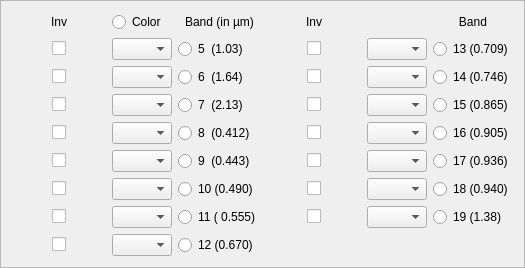
        <widget class="QFrame" name="tabWidgetMERSI">
         <property name="frameShape">
          <enum>QFrame::StyledPanel</enum>
         </property>
         <property name="frameShadow">
          <enum>QFrame::Raised</enum>
         </property>
         <layout class="QHBoxLayout" name="horizontalLayout_105">
          <item>
           <layout class="QGridLayout" name="gridLayout_6">
            <item row="0" column="1">
             <widget class="QRadioButton" name="rbColorMERSI">
              <property name="text">
               <string>Color</string>
              </property>
             </widget>
            </item>
            <item row="7" column="2">
             <widget class="QRadioButton" name="rbMERSI10">
              <property name="text">
               <string>10 (0.490)</string>
              </property>
             </widget>
            </item>
            <item row="2" column="3">
             <layout class="QHBoxLayout" name="horizontalLayout_114">
              <item>
               <spacer name="horizontalSpacer_165">
                <property name="orientation">
                 <enum>Qt::Horizontal</enum>
                </property>
                <property name="sizeHint" stdset="0">
                 <size>
                  <width>40</width>
                  <height>20</height>
                 </size>
                </property>
               </spacer>
              </item>
              <item>
               <widget class="QCheckBox" name="chkInverseMERSI13">
                <property name="text">
                 <string/>
                </property>
               </widget>
              </item>
              <item>
               <spacer name="horizontalSpacer_166">
                <property name="orientation">
                 <enum>Qt::Horizontal</enum>
                </property>
                <property name="sizeHint" stdset="0">
                 <size>
                  <width>40</width>
                  <height>20</height>
                 </size>
                </property>
               </spacer>
              </item>
             </layout>
            </item>
            <item row="2" column="5">
             <widget class="QRadioButton" name="rbMERSI13">
              <property name="text">
               <string>13 (0.709)</string>
              </property>
             </widget>
            </item>
            <item row="0" column="4">
             <spacer name="horizontalSpacer_173">
              <property name="orientation">
               <enum>Qt::Horizontal</enum>
              </property>
              <property name="sizeHint" stdset="0">
               <size>
                <width>40</width>
                <height>20</height>
               </size>
              </property>
             </spacer>
            </item>
            <item row="2" column="4">
             <widget class="QComboBox" name="cmbMERSI13">
              <property name="minimumSize">
               <size>
                <width>60</width>
                <height>0</height>
               </size>
              </property>
              <property name="maximumSize">
               <size>
                <width>60</width>
                <height>16777215</height>
               </size>
              </property>
             </widget>
            </item>
            <item row="0" column="2">
             <widget class="QLabel" name="label_65">
              <property name="text">
               <string>Band (in µm)</string>
              </property>
              <property name="alignment">
               <set>Qt::AlignCenter</set>
              </property>
             </widget>
            </item>
            <item row="7" column="5">
             <widget class="QRadioButton" name="rbMERSI18">
              <property name="text">
               <string>18 (0.940)</string>
              </property>
             </widget>
            </item>
            <item row="3" column="4">
             <widget class="QComboBox" name="cmbMERSI14">
              <property name="minimumSize">
               <size>
                <width>60</width>
                <height>0</height>
               </size>
              </property>
              <property name="maximumSize">
               <size>
                <width>60</width>
                <height>16777215</height>
               </size>
              </property>
             </widget>
            </item>
            <item row="4" column="0">
             <layout class="QHBoxLayout" name="horizontalLayout_119">
              <item>
               <spacer name="horizontalSpacer_176">
                <property name="orientation">
                 <enum>Qt::Horizontal</enum>
                </property>
                <property name="sizeHint" stdset="0">
                 <size>
                  <width>40</width>
                  <height>20</height>
                 </size>
                </property>
               </spacer>
              </item>
              <item>
               <widget class="QCheckBox" name="chkInverseMERSI7">
                <property name="text">
                 <string/>
                </property>
               </widget>
              </item>
              <item>
               <spacer name="horizontalSpacer_177">
                <property name="orientation">
                 <enum>Qt::Horizontal</enum>
                </property>
                <property name="sizeHint" stdset="0">
                 <size>
                  <width>40</width>
                  <height>20</height>
                 </size>
                </property>
               </spacer>
              </item>
             </layout>
            </item>
            <item row="7" column="0">
             <layout class="QHBoxLayout" name="horizontalLayout_112">
              <item>
               <spacer name="horizontalSpacer_161">
                <property name="orientation">
                 <enum>Qt::Horizontal</enum>
                </property>
                <property name="sizeHint" stdset="0">
                 <size>
                  <width>40</width>
                  <height>20</height>
                 </size>
                </property>
               </spacer>
              </item>
              <item>
               <widget class="QCheckBox" name="chkInverseMERSI10">
                <property name="text">
                 <string/>
                </property>
               </widget>
              </item>
              <item>
               <spacer name="horizontalSpacer_162">
                <property name="orientation">
                 <enum>Qt::Horizontal</enum>
                </property>
                <property name="sizeHint" stdset="0">
                 <size>
                  <width>40</width>
                  <height>20</height>
                 </size>
                </property>
               </spacer>
              </item>
             </layout>
            </item>
            <item row="0" column="5">
             <widget class="QLabel" name="label_68">
              <property name="text">
               <string>Band</string>
              </property>
              <property name="alignment">
               <set>Qt::AlignCenter</set>
              </property>
             </widget>
            </item>
            <item row="2" column="0">
             <layout class="QHBoxLayout" name="horizontalLayout_116">
              <item>
               <spacer name="horizontalSpacer_169">
                <property name="orientation">
                 <enum>Qt::Horizontal</enum>
                </property>
                <property name="sizeHint" stdset="0">
                 <size>
                  <width>40</width>
                  <height>20</height>
                 </size>
                </property>
               </spacer>
              </item>
              <item>
               <widget class="QCheckBox" name="chkInverseMERSI5">
                <property name="text">
                 <string/>
                </property>
               </widget>
              </item>
              <item>
               <spacer name="horizontalSpacer_170">
                <property name="orientation">
                 <enum>Qt::Horizontal</enum>
                </property>
                <property name="sizeHint" stdset="0">
                 <size>
                  <width>40</width>
                  <height>20</height>
                 </size>
                </property>
               </spacer>
              </item>
             </layout>
            </item>
            <item row="5" column="3">
             <layout class="QHBoxLayout" name="horizontalLayout_121">
              <item>
               <spacer name="horizontalSpacer_180">
                <property name="orientation">
                 <enum>Qt::Horizontal</enum>
                </property>
                <property name="sizeHint" stdset="0">
                 <size>
                  <width>40</width>
                  <height>20</height>
                 </size>
                </property>
               </spacer>
              </item>
              <item>
               <widget class="QCheckBox" name="chkInverseMERSI16">
                <property name="text">
                 <string/>
                </property>
               </widget>
              </item>
              <item>
               <spacer name="horizontalSpacer_181">
                <property name="orientation">
                 <enum>Qt::Horizontal</enum>
                </property>
                <property name="sizeHint" stdset="0">
                 <size>
                  <width>40</width>
                  <height>20</height>
                 </size>
                </property>
               </spacer>
              </item>
             </layout>
            </item>
            <item row="5" column="1">
             <widget class="QComboBox" name="cmbMERSI8">
              <property name="minimumSize">
               <size>
                <width>60</width>
                <height>0</height>
               </size>
              </property>
              <property name="maximumSize">
               <size>
                <width>60</width>
                <height>16777215</height>
               </size>
              </property>
             </widget>
            </item>
            <item row="6" column="4">
             <widget class="QComboBox" name="cmbMERSI17">
              <property name="minimumSize">
               <size>
                <width>60</width>
                <height>0</height>
               </size>
              </property>
              <property name="maximumSize">
               <size>
                <width>60</width>
                <height>16777215</height>
               </size>
              </property>
             </widget>
            </item>
            <item row="8" column="0">
             <layout class="QHBoxLayout" name="horizontalLayout_108">
              <item>
               <spacer name="horizontalSpacer_152">
                <property name="orientation">
                 <enum>Qt::Horizontal</enum>
                </property>
                <property name="sizeHint" stdset="0">
                 <size>
                  <width>40</width>
                  <height>20</height>
                 </size>
                </property>
               </spacer>
              </item>
              <item>
               <widget class="QCheckBox" name="chkInverseMERSI11">
                <property name="text">
                 <string/>
                </property>
               </widget>
              </item>
              <item>
               <spacer name="horizontalSpacer_153">
                <property name="orientation">
                 <enum>Qt::Horizontal</enum>
                </property>
                <property name="sizeHint" stdset="0">
                 <size>
                  <width>40</width>
                  <height>20</height>
                 </size>
                </property>
               </spacer>
              </item>
             </layout>
            </item>
            <item row="5" column="2">
             <widget class="QRadioButton" name="rbMERSI8">
              <property name="text">
               <string>8  (0.412)</string>
              </property>
             </widget>
            </item>
            <item row="6" column="2">
             <widget class="QRadioButton" name="rbMERSI9">
              <property name="text">
               <string>9  (0.443)</string>
              </property>
             </widget>
            </item>
            <item row="3" column="1">
             <widget class="QComboBox" name="cmbMERSI6">
              <property name="minimumSize">
               <size>
                <width>60</width>
                <height>0</height>
               </size>
              </property>
              <property name="maximumSize">
               <size>
                <width>60</width>
                <height>16777215</height>
               </size>
              </property>
             </widget>
            </item>
            <item row="8" column="2">
             <widget class="QRadioButton" name="rbMERSI11">
              <property name="text">
               <string>11 ( 0.555)</string>
              </property>
             </widget>
            </item>
            <item row="4" column="5">
             <widget class="QRadioButton" name="rbMERSI15">
              <property name="text">
               <string>15 (0.865)</string>
              </property>
             </widget>
            </item>
            <item row="5" column="5">
             <widget class="QRadioButton" name="rbMERSI16">
              <property name="text">
               <string>16 (0.905)</string>
              </property>
             </widget>
            </item>
            <item row="4" column="1">
             <widget class="QComboBox" name="cmbMERSI7">
              <property name="minimumSize">
               <size>
                <width>60</width>
                <height>0</height>
               </size>
              </property>
              <property name="maximumSize">
               <size>
                <width>60</width>
                <height>16777215</height>
               </size>
              </property>
             </widget>
            </item>
            <item row="4" column="4">
             <widget class="QComboBox" name="cmbMERSI15">
              <property name="minimumSize">
               <size>
                <width>60</width>
                <height>0</height>
               </size>
              </property>
              <property name="maximumSize">
               <size>
                <width>60</width>
                <height>16777215</height>
               </size>
              </property>
             </widget>
            </item>
            <item row="9" column="0">
             <layout class="QHBoxLayout" name="horizontalLayout_117">
              <item>
               <spacer name="horizontalSpacer_171">
                <property name="orientation">
                 <enum>Qt::Horizontal</enum>
                </property>
                <property name="sizeHint" stdset="0">
                 <size>
                  <width>40</width>
                  <height>20</height>
                 </size>
                </property>
               </spacer>
              </item>
              <item>
               <widget class="QCheckBox" name="chkInverseMERSI12">
                <property name="text">
                 <string/>
                </property>
               </widget>
              </item>
              <item>
               <spacer name="horizontalSpacer_172">
                <property name="orientation">
                 <enum>Qt::Horizontal</enum>
                </property>
                <property name="sizeHint" stdset="0">
                 <size>
                  <width>40</width>
                  <height>20</height>
                 </size>
                </property>
               </spacer>
              </item>
             </layout>
            </item>
            <item row="6" column="0">
             <layout class="QHBoxLayout" name="horizontalLayout_107">
              <item>
               <spacer name="horizontalSpacer_150">
                <property name="orientation">
                 <enum>Qt::Horizontal</enum>
                </property>
                <property name="sizeHint" stdset="0">
                 <size>
                  <width>40</width>
                  <height>20</height>
                 </size>
                </property>
               </spacer>
              </item>
              <item>
               <widget class="QCheckBox" name="chkInverseMERSI9">
                <property name="text">
                 <string/>
                </property>
               </widget>
              </item>
              <item>
               <spacer name="horizontalSpacer_151">
                <property name="orientation">
                 <enum>Qt::Horizontal</enum>
                </property>
                <property name="sizeHint" stdset="0">
                 <size>
                  <width>40</width>
                  <height>20</height>
                 </size>
                </property>
               </spacer>
              </item>
             </layout>
            </item>
            <item row="7" column="4">
             <widget class="QComboBox" name="cmbMERSI18">
              <property name="minimumSize">
               <size>
                <width>60</width>
                <height>0</height>
               </size>
              </property>
              <property name="maximumSize">
               <size>
                <width>60</width>
                <height>16777215</height>
               </size>
              </property>
             </widget>
            </item>
            <item row="6" column="5">
             <widget class="QRadioButton" name="rbMERSI17">
              <property name="text">
               <string>17 (0.936)</string>
              </property>
             </widget>
            </item>
            <item row="6" column="3">
             <layout class="QHBoxLayout" name="horizontalLayout_120">
              <item>
               <spacer name="horizontalSpacer_178">
                <property name="orientation">
                 <enum>Qt::Horizontal</enum>
                </property>
                <property name="sizeHint" stdset="0">
                 <size>
                  <width>40</width>
                  <height>20</height>
                 </size>
                </property>
               </spacer>
              </item>
              <item>
               <widget class="QCheckBox" name="chkInverseMERSI17">
                <property name="text">
                 <string/>
                </property>
               </widget>
              </item>
              <item>
               <spacer name="horizontalSpacer_179">
                <property name="orientation">
                 <enum>Qt::Horizontal</enum>
                </property>
                <property name="sizeHint" stdset="0">
                 <size>
                  <width>40</width>
                  <height>20</height>
                 </size>
                </property>
               </spacer>
              </item>
             </layout>
            </item>
            <item row="8" column="4">
             <widget class="QComboBox" name="cmbMERSI19">
              <property name="minimumSize">
               <size>
                <width>60</width>
                <height>0</height>
               </size>
              </property>
              <property name="maximumSize">
               <size>
                <width>60</width>
                <height>16777215</height>
               </size>
              </property>
             </widget>
            </item>
            <item row="8" column="3">
             <layout class="QHBoxLayout" name="horizontalLayout_113">
              <item>
               <spacer name="horizontalSpacer_163">
                <property name="orientation">
                 <enum>Qt::Horizontal</enum>
                </property>
                <property name="sizeHint" stdset="0">
                 <size>
                  <width>40</width>
                  <height>20</height>
                 </size>
                </property>
               </spacer>
              </item>
              <item>
               <widget class="QCheckBox" name="chkInverseMERSI19">
                <property name="text">
                 <string/>
                </property>
               </widget>
              </item>
              <item>
               <spacer name="horizontalSpacer_164">
                <property name="orientation">
                 <enum>Qt::Horizontal</enum>
                </property>
                <property name="sizeHint" stdset="0">
                 <size>
                  <width>40</width>
                  <height>20</height>
                 </size>
                </property>
               </spacer>
              </item>
             </layout>
            </item>
            <item row="3" column="5">
             <widget class="QRadioButton" name="rbMERSI14">
              <property name="text">
               <string>14 (0.746)</string>
              </property>
             </widget>
            </item>
            <item row="8" column="1">
             <widget class="QComboBox" name="cmbMERSI11">
              <property name="minimumSize">
               <size>
                <width>60</width>
                <height>0</height>
               </size>
              </property>
              <property name="maximumSize">
               <size>
                <width>60</width>
                <height>16777215</height>
               </size>
              </property>
             </widget>
            </item>
            <item row="3" column="3">
             <layout class="QHBoxLayout" name="horizontalLayout_109">
              <item>
               <spacer name="horizontalSpacer_154">
                <property name="orientation">
                 <enum>Qt::Horizontal</enum>
                </property>
                <property name="sizeHint" stdset="0">
                 <size>
                  <width>40</width>
                  <height>20</height>
                 </size>
                </property>
               </spacer>
              </item>
              <item>
               <widget class="QCheckBox" name="chkInverseMERSI14">
                <property name="text">
                 <string/>
                </property>
               </widget>
              </item>
              <item>
               <spacer name="horizontalSpacer_155">
                <property name="orientation">
                 <enum>Qt::Horizontal</enum>
                </property>
                <property name="sizeHint" stdset="0">
                 <size>
                  <width>40</width>
                  <height>20</height>
                 </size>
                </property>
               </spacer>
              </item>
             </layout>
            </item>
            <item row="2" column="2">
             <widget class="QRadioButton" name="rbMERSI5">
              <property name="text">
               <string>5  (1.03)</string>
              </property>
             </widget>
            </item>
            <item row="9" column="2">
             <widget class="QRadioButton" name="rbMERSI12">
              <property name="text">
               <string>12 (0.670)</string>
              </property>
             </widget>
            </item>
            <item row="7" column="1">
             <widget class="QComboBox" name="cmbMERSI10">
              <property name="minimumSize">
               <size>
                <width>60</width>
                <height>0</height>
               </size>
              </property>
              <property name="maximumSize">
               <size>
                <width>60</width>
                <height>16777215</height>
               </size>
              </property>
             </widget>
            </item>
            <item row="4" column="3">
             <layout class="QHBoxLayout" name="horizontalLayout_106">
              <item>
               <spacer name="horizontalSpacer_148">
                <property name="orientation">
                 <enum>Qt::Horizontal</enum>
                </property>
                <property name="sizeHint" stdset="0">
                 <size>
                  <width>40</width>
                  <height>20</height>
                 </size>
                </property>
               </spacer>
              </item>
              <item>
               <widget class="QCheckBox" name="chkInverseMERSI15">
                <property name="text">
                 <string/>
                </property>
               </widget>
              </item>
              <item>
               <spacer name="horizontalSpacer_149">
                <property name="orientation">
                 <enum>Qt::Horizontal</enum>
                </property>
                <property name="sizeHint" stdset="0">
                 <size>
                  <width>40</width>
                  <height>20</height>
                 </size>
                </property>
               </spacer>
              </item>
             </layout>
            </item>
            <item row="9" column="1">
             <widget class="QComboBox" name="cmbMERSI12">
              <property name="minimumSize">
               <size>
                <width>60</width>
                <height>0</height>
               </size>
              </property>
              <property name="maximumSize">
               <size>
                <width>60</width>
                <height>16777215</height>
               </size>
              </property>
             </widget>
            </item>
            <item row="2" column="1">
             <widget class="QComboBox" name="cmbMERSI5">
              <property name="minimumSize">
               <size>
                <width>60</width>
                <height>0</height>
               </size>
              </property>
              <property name="maximumSize">
               <size>
                <width>60</width>
                <height>16777215</height>
               </size>
              </property>
             </widget>
            </item>
            <item row="3" column="0">
             <layout class="QHBoxLayout" name="horizontalLayout_111">
              <item>
               <spacer name="horizontalSpacer_159">
                <property name="orientation">
                 <enum>Qt::Horizontal</enum>
                </property>
                <property name="sizeHint" stdset="0">
                 <size>
                  <width>40</width>
                  <height>20</height>
                 </size>
                </property>
               </spacer>
              </item>
              <item>
               <widget class="QCheckBox" name="chkInverseMERSI6">
                <property name="text">
                 <string/>
                </property>
               </widget>
              </item>
              <item>
               <spacer name="horizontalSpacer_160">
                <property name="orientation">
                 <enum>Qt::Horizontal</enum>
                </property>
                <property name="sizeHint" stdset="0">
                 <size>
                  <width>40</width>
                  <height>20</height>
                 </size>
                </property>
               </spacer>
              </item>
             </layout>
            </item>
            <item row="7" column="3">
             <layout class="QHBoxLayout" name="horizontalLayout_110">
              <item>
               <spacer name="horizontalSpacer_156">
                <property name="orientation">
                 <enum>Qt::Horizontal</enum>
                </property>
                <property name="sizeHint" stdset="0">
                 <size>
                  <width>40</width>
                  <height>20</height>
                 </size>
                </property>
               </spacer>
              </item>
              <item>
               <widget class="QCheckBox" name="chkInverseMERSI18">
                <property name="text">
                 <string/>
                </property>
               </widget>
              </item>
              <item>
               <spacer name="horizontalSpacer_157">
                <property name="orientation">
                 <enum>Qt::Horizontal</enum>
                </property>
                <property name="sizeHint" stdset="0">
                 <size>
                  <width>40</width>
                  <height>20</height>
                 </size>
                </property>
               </spacer>
              </item>
             </layout>
            </item>
            <item row="6" column="1">
             <widget class="QComboBox" name="cmbMERSI9">
              <property name="minimumSize">
               <size>
                <width>60</width>
                <height>0</height>
               </size>
              </property>
              <property name="maximumSize">
               <size>
                <width>60</width>
                <height>16777215</height>
               </size>
              </property>
             </widget>
            </item>
            <item row="5" column="0">
             <layout class="QHBoxLayout" name="horizontalLayout_115">
              <item>
               <spacer name="horizontalSpacer_167">
                <property name="orientation">
                 <enum>Qt::Horizontal</enum>
                </property>
                <property name="sizeHint" stdset="0">
                 <size>
                  <width>40</width>
                  <height>20</height>
                 </size>
                </property>
               </spacer>
              </item>
              <item>
               <widget class="QCheckBox" name="chkInverseMERSI8">
                <property name="text">
                 <string/>
                </property>
               </widget>
              </item>
              <item>
               <spacer name="horizontalSpacer_168">
                <property name="orientation">
                 <enum>Qt::Horizontal</enum>
                </property>
                <property name="sizeHint" stdset="0">
                 <size>
                  <width>40</width>
                  <height>20</height>
                 </size>
                </property>
               </spacer>
              </item>
             </layout>
            </item>
            <item row="0" column="3">
             <widget class="QLabel" name="label_69">
              <property name="text">
               <string>Inv</string>
              </property>
              <property name="alignment">
               <set>Qt::AlignCenter</set>
              </property>
             </widget>
            </item>
            <item row="0" column="0">
             <widget class="QLabel" name="label_66">
              <property name="text">
               <string>Inv</string>
              </property>
              <property name="alignment">
               <set>Qt::AlignCenter</set>
              </property>
             </widget>
            </item>
            <item row="5" column="4">
             <widget class="QComboBox" name="cmbMERSI16">
              <property name="minimumSize">
               <size>
                <width>60</width>
                <height>0</height>
               </size>
              </property>
              <property name="maximumSize">
               <size>
                <width>60</width>
                <height>16777215</height>
               </size>
              </property>
             </widget>
            </item>
            <item row="4" column="2">
             <widget class="QRadioButton" name="rbMERSI7">
              <property name="text">
               <string>7  (2.13)</string>
              </property>
             </widget>
            </item>
            <item row="3" column="2">
             <widget class="QRadioButton" name="rbMERSI6">
              <property name="text">
               <string>6  (1.64)</string>
              </property>
             </widget>
            </item>
            <item row="8" column="5">
             <widget class="QRadioButton" name="rbMERSI19">
              <property name="text">
               <string>19 (1.38)</string>
              </property>
             </widget>
            </item>
           </layout>
          </item>
         </layout>
        </widget>
